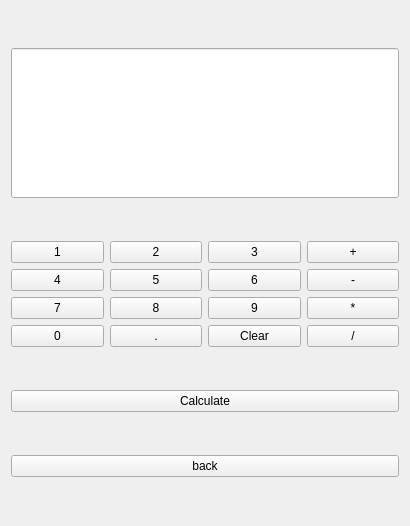
<?xml version="1.0" encoding="UTF-8"?>
<ui version="4.0">
 <class>Form</class>
 <widget class="QWidget" name="Form">
  <property name="geometry">
   <rect>
    <x>0</x>
    <y>0</y>
    <width>410</width>
    <height>526</height>
   </rect>
  </property>
  <property name="maximumSize">
   <size>
    <width>496</width>
    <height>16777215</height>
   </size>
  </property>
  <property name="windowTitle">
   <string>Form</string>
  </property>
  <layout class="QHBoxLayout" name="horizontalLayout">
   <item>
    <layout class="QGridLayout" name="gridLayout_3">
     <item row="0" column="0" colspan="2">
      <widget class="LineEdit" name="LineEdit">
       <property name="enabled">
        <bool>true</bool>
       </property>
       <property name="sizePolicy">
        <sizepolicy hsizetype="Expanding" vsizetype="Maximum">
         <horstretch>0</horstretch>
         <verstretch>0</verstretch>
        </sizepolicy>
       </property>
       <property name="minimumSize">
        <size>
         <width>0</width>
         <height>50</height>
        </size>
       </property>
       <property name="maximumSize">
        <size>
         <width>16777215</width>
         <height>150</height>
        </size>
       </property>
       <property name="cursor">
        <cursorShape>ArrowCursor</cursorShape>
       </property>
      </widget>
     </item>
     <item row="1" column="0">
      <layout class="QGridLayout" name="gridLayout_2">
       <item row="0" column="0">
        <widget class="PushButton" name="PushButton_1">
         <property name="sizePolicy">
          <sizepolicy hsizetype="Expanding" vsizetype="Fixed">
           <horstretch>0</horstretch>
           <verstretch>0</verstretch>
          </sizepolicy>
         </property>
         <property name="text">
          <string>1</string>
         </property>
        </widget>
       </item>
       <item row="0" column="1">
        <widget class="PushButton" name="PushButton_2">
         <property name="sizePolicy">
          <sizepolicy hsizetype="Expanding" vsizetype="Fixed">
           <horstretch>0</horstretch>
           <verstretch>0</verstretch>
          </sizepolicy>
         </property>
         <property name="text">
          <string>2</string>
         </property>
        </widget>
       </item>
       <item row="1" column="0">
        <widget class="PushButton" name="PushButton_4">
         <property name="sizePolicy">
          <sizepolicy hsizetype="Expanding" vsizetype="Fixed">
           <horstretch>0</horstretch>
           <verstretch>0</verstretch>
          </sizepolicy>
         </property>
         <property name="text">
          <string>4</string>
         </property>
        </widget>
       </item>
       <item row="1" column="1">
        <widget class="PushButton" name="PushButton_5">
         <property name="sizePolicy">
          <sizepolicy hsizetype="Expanding" vsizetype="Fixed">
           <horstretch>0</horstretch>
           <verstretch>0</verstretch>
          </sizepolicy>
         </property>
         <property name="text">
          <string>5</string>
         </property>
        </widget>
       </item>
       <item row="2" column="0">
        <widget class="PushButton" name="PushButton_7">
         <property name="sizePolicy">
          <sizepolicy hsizetype="Expanding" vsizetype="Fixed">
           <horstretch>0</horstretch>
           <verstretch>0</verstretch>
          </sizepolicy>
         </property>
         <property name="text">
          <string>7</string>
         </property>
        </widget>
       </item>
       <item row="2" column="1">
        <widget class="PushButton" name="PushButton_8">
         <property name="sizePolicy">
          <sizepolicy hsizetype="Expanding" vsizetype="Fixed">
           <horstretch>0</horstretch>
           <verstretch>0</verstretch>
          </sizepolicy>
         </property>
         <property name="text">
          <string>8</string>
         </property>
        </widget>
       </item>
       <item row="3" column="0">
        <widget class="PushButton" name="PushButton_0">
         <property name="sizePolicy">
          <sizepolicy hsizetype="Expanding" vsizetype="Fixed">
           <horstretch>0</horstretch>
           <verstretch>0</verstretch>
          </sizepolicy>
         </property>
         <property name="text">
          <string>0</string>
         </property>
        </widget>
       </item>
       <item row="3" column="1">
        <widget class="PushButton" name="PushButton_dot">
         <property name="sizePolicy">
          <sizepolicy hsizetype="Expanding" vsizetype="Fixed">
           <horstretch>0</horstretch>
           <verstretch>0</verstretch>
          </sizepolicy>
         </property>
         <property name="text">
          <string>.</string>
         </property>
        </widget>
       </item>
      </layout>
     </item>
     <item row="1" column="1">
      <layout class="QGridLayout" name="gridLayout">
       <item row="0" column="0">
        <widget class="PushButton" name="PushButton_3">
         <property name="sizePolicy">
          <sizepolicy hsizetype="Expanding" vsizetype="Fixed">
           <horstretch>0</horstretch>
           <verstretch>0</verstretch>
          </sizepolicy>
         </property>
         <property name="text">
          <string>3</string>
         </property>
        </widget>
       </item>
       <item row="0" column="1">
        <widget class="PushButton" name="PushButton_add">
         <property name="sizePolicy">
          <sizepolicy hsizetype="Expanding" vsizetype="Fixed">
           <horstretch>0</horstretch>
           <verstretch>0</verstretch>
          </sizepolicy>
         </property>
         <property name="text">
          <string>+</string>
         </property>
        </widget>
       </item>
       <item row="1" column="0">
        <widget class="PushButton" name="PushButton_6">
         <property name="sizePolicy">
          <sizepolicy hsizetype="Expanding" vsizetype="Fixed">
           <horstretch>0</horstretch>
           <verstretch>0</verstretch>
          </sizepolicy>
         </property>
         <property name="text">
          <string>6</string>
         </property>
        </widget>
       </item>
       <item row="1" column="1">
        <widget class="PushButton" name="PushButton_sub">
         <property name="sizePolicy">
          <sizepolicy hsizetype="Expanding" vsizetype="Fixed">
           <horstretch>0</horstretch>
           <verstretch>0</verstretch>
          </sizepolicy>
         </property>
         <property name="text">
          <string>-</string>
         </property>
        </widget>
       </item>
       <item row="2" column="0">
        <widget class="PushButton" name="PushButton_9">
         <property name="sizePolicy">
          <sizepolicy hsizetype="Expanding" vsizetype="Fixed">
           <horstretch>0</horstretch>
           <verstretch>0</verstretch>
          </sizepolicy>
         </property>
         <property name="text">
          <string>9</string>
         </property>
        </widget>
       </item>
       <item row="2" column="1">
        <widget class="PushButton" name="PushButton_mul">
         <property name="sizePolicy">
          <sizepolicy hsizetype="Expanding" vsizetype="Fixed">
           <horstretch>0</horstretch>
           <verstretch>0</verstretch>
          </sizepolicy>
         </property>
         <property name="text">
          <string>*</string>
         </property>
        </widget>
       </item>
       <item row="3" column="0">
        <widget class="PushButton" name="PushButton_clear">
         <property name="sizePolicy">
          <sizepolicy hsizetype="Expanding" vsizetype="Fixed">
           <horstretch>0</horstretch>
           <verstretch>0</verstretch>
          </sizepolicy>
         </property>
         <property name="text">
          <string>Clear</string>
         </property>
        </widget>
       </item>
       <item row="3" column="1">
        <widget class="PushButton" name="PushButton_div">
         <property name="sizePolicy">
          <sizepolicy hsizetype="Expanding" vsizetype="Fixed">
           <horstretch>0</horstretch>
           <verstretch>0</verstretch>
          </sizepolicy>
         </property>
         <property name="text">
          <string>/</string>
         </property>
        </widget>
       </item>
      </layout>
     </item>
     <item row="2" column="0" colspan="2">
      <widget class="PushButton" name="PushButton_enter">
       <property name="sizePolicy">
        <sizepolicy hsizetype="Expanding" vsizetype="Fixed">
         <horstretch>0</horstretch>
         <verstretch>0</verstretch>
        </sizepolicy>
       </property>
       <property name="text">
        <string>Calculate</string>
       </property>
      </widget>
     </item>
     <item row="3" column="0" colspan="2">
      <widget class="PushButton" name="PushButton_back">
       <property name="sizePolicy">
        <sizepolicy hsizetype="Expanding" vsizetype="Fixed">
         <horstretch>0</horstretch>
         <verstretch>0</verstretch>
        </sizepolicy>
       </property>
       <property name="text">
        <string>back</string>
       </property>
      </widget>
     </item>
    </layout>
   </item>
  </layout>
 </widget>
 <customwidgets>
  <customwidget>
   <class>PushButton</class>
   <extends>QPushButton</extends>
   <header>qfluentwidgets</header>
  </customwidget>
  <customwidget>
   <class>LineEdit</class>
   <extends>QLineEdit</extends>
   <header>qfluentwidgets</header>
  </customwidget>
 </customwidgets>
 <resources/>
 <connections/>
</ui>
